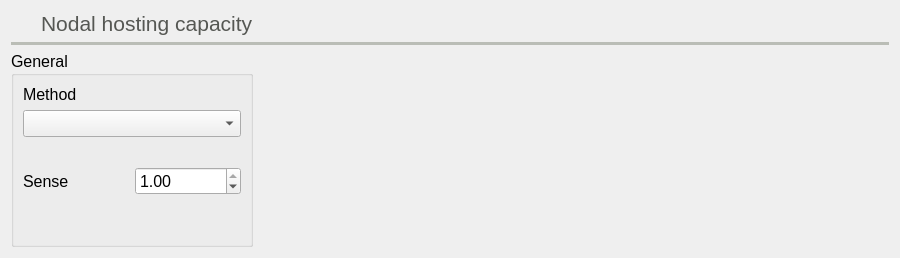
          <widget class="QWidget" name="nodal_capacity_tab">
           <property name="toolTip">
            <string>Nodal capacity hosting options</string>
           </property>
           <attribute name="icon">
            <iconset resource="../Icons/icons.qrc">
             <normaloff>:/Icons/icons/nodal_capacity.png</normaloff>:/Icons/icons/nodal_capacity.png</iconset>
           </attribute>
           <attribute name="title">
            <string>Nhc</string>
           </attribute>
           <attribute name="toolTip">
            <string>Nodal hosting capacity related settings</string>
           </attribute>
           <layout class="QGridLayout" name="gridLayout_16">
            <item row="2" column="0" colspan="2">
             <widget class="QGroupBox" name="groupBox_7">
              <property name="font">
               <font>
                <pointsize>12</pointsize>
               </font>
              </property>
              <property name="title">
               <string>General</string>
              </property>
              <layout class="QGridLayout" name="gridLayout_12">
               <item row="3" column="0">
                <widget class="QLabel" name="label_143">
                 <property name="toolTip">
                  <string>If the sense is positive, the algorithm will assess the maximum generation capacity in the selected nodes. If it is negative it will asses the maximum loading capacity in the selected nodes.</string>
                 </property>
                 <property name="statusTip">
                  <string/>
                 </property>
                 <property name="text">
                  <string>Sense</string>
                 </property>
                </widget>
               </item>
               <item row="3" column="1">
                <widget class="QDoubleSpinBox" name="nodal_capacity_sense_SpinBox">
                 <property name="toolTip">
                  <string>If the sense is positive, the algorithm will assess the maximum generation capacity in the selected nodes. If it is negative it will asses the maximum loading capacity in the selected nodes.</string>
                 </property>
                 <property name="minimum">
                  <double>-1.000000000000000</double>
                 </property>
                 <property name="maximum">
                  <double>1.000000000000000</double>
                 </property>
                 <property name="value">
                  <double>1.000000000000000</double>
                 </property>
                </widget>
               </item>
               <item row="0" column="0">
                <widget class="QLabel" name="label_142">
                 <property name="text">
                  <string>Method</string>
                 </property>
                </widget>
               </item>
               <item row="1" column="0" colspan="2">
                <widget class="QComboBox" name="nodal_capacity_method_comboBox">
                 <property name="toolTip">
                  <string>Optimization method to use</string>
                 </property>
                 <property name="statusTip">
                  <string/>
                 </property>
                </widget>
               </item>
               <item row="4" column="0">
                <spacer name="verticalSpacer_6">
                 <property name="orientation">
                  <enum>Qt::Orientation::Vertical</enum>
                 </property>
                 <property name="sizeHint" stdset="0">
                  <size>
                   <width>20</width>
                   <height>40</height>
                  </size>
                 </property>
                </spacer>
               </item>
               <item row="2" column="0">
                <widget class="QLabel" name="label_144">
                 <property name="text">
                  <string/>
                 </property>
                </widget>
               </item>
              </layout>
             </widget>
            </item>
            <item row="0" column="0">
             <widget class="QLabel" name="label_141">
              <property name="minimumSize">
               <size>
                <width>24</width>
                <height>24</height>
               </size>
              </property>
              <property name="maximumSize">
               <size>
                <width>24</width>
                <height>24</height>
               </size>
              </property>
              <property name="text">
               <string/>
              </property>
              <property name="pixmap">
               <pixmap resource="../Icons/icons.qrc">:/Icons/icons/nodal_capacity.png</pixmap>
              </property>
              <property name="scaledContents">
               <bool>true</bool>
              </property>
             </widget>
            </item>
            <item row="1" column="0" colspan="3">
             <widget class="Line" name="line_32">
              <property name="palette">
               <palette>
                <active>
                 <colorrole role="WindowText">
                  <brush brushstyle="SolidPattern">
                   <color alpha="255">
                    <red>186</red>
                    <green>189</green>
                    <blue>182</blue>
                   </color>
                  </brush>
                 </colorrole>
                </active>
                <inactive>
                 <colorrole role="WindowText">
                  <brush brushstyle="SolidPattern">
                   <color alpha="255">
                    <red>186</red>
                    <green>189</green>
                    <blue>182</blue>
                   </color>
                  </brush>
                 </colorrole>
                </inactive>
                <disabled>
                 <colorrole role="WindowText">
                  <brush brushstyle="SolidPattern">
                   <color alpha="255">
                    <red>190</red>
                    <green>190</green>
                    <blue>190</blue>
                   </color>
                  </brush>
                 </colorrole>
                </disabled>
               </palette>
              </property>
              <property name="frameShadow">
               <enum>QFrame::Shadow::Plain</enum>
              </property>
              <property name="lineWidth">
               <number>4</number>
              </property>
              <property name="orientation">
               <enum>Qt::Orientation::Horizontal</enum>
              </property>
             </widget>
            </item>
            <item row="0" column="1">
             <widget class="QLabel" name="label_140">
              <property name="palette">
               <palette>
                <active>
                 <colorrole role="WindowText">
                  <brush brushstyle="SolidPattern">
                   <color alpha="255">
                    <red>85</red>
                    <green>87</green>
                    <blue>83</blue>
                   </color>
                  </brush>
                 </colorrole>
                </active>
                <inactive>
                 <colorrole role="WindowText">
                  <brush brushstyle="SolidPattern">
                   <color alpha="255">
                    <red>85</red>
                    <green>87</green>
                    <blue>83</blue>
                   </color>
                  </brush>
                 </colorrole>
                </inactive>
                <disabled>
                 <colorrole role="WindowText">
                  <brush brushstyle="SolidPattern">
                   <color alpha="255">
                    <red>190</red>
                    <green>190</green>
                    <blue>190</blue>
                   </color>
                  </brush>
                 </colorrole>
                </disabled>
               </palette>
              </property>
              <property name="font">
               <font>
                <pointsize>16</pointsize>
               </font>
              </property>
              <property name="toolTip">
               <string>Select the solver in the OPF tab and the areas in the areas tab</string>
              </property>
              <property name="text">
               <string>Nodal hosting capacity</string>
              </property>
             </widget>
            </item>
            <item row="2" column="2">
             <spacer name="horizontalSpacer_4">
              <property name="orientation">
               <enum>Qt::Orientation::Horizontal</enum>
              </property>
              <property name="sizeHint" stdset="0">
               <size>
                <width>630</width>
                <height>20</height>
               </size>
              </property>
             </spacer>
            </item>
           </layout>
          </widget>
